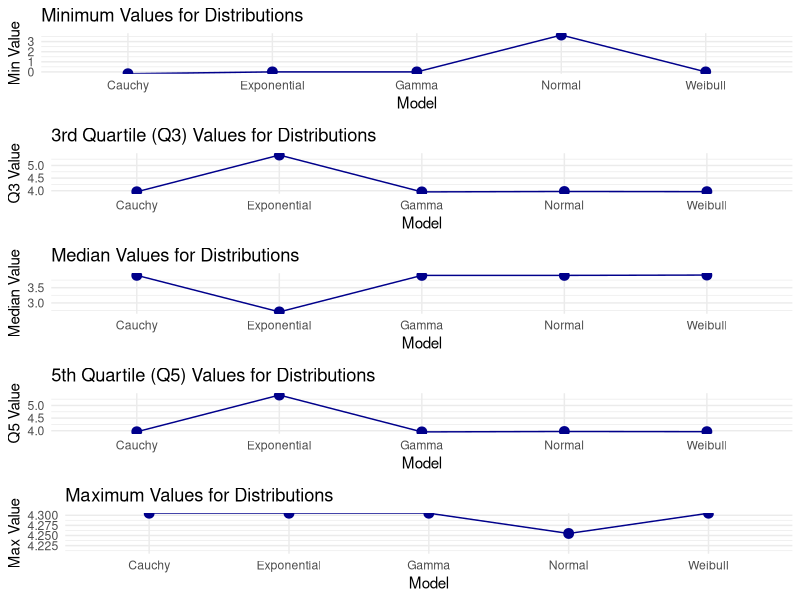

The R script that drew this image:
# Load necessary libraries
library(ggplot2)
library(readxl)  # Load the readxl package to use read_excel()
library(dplyr)  # For data manipulation
library(gridExtra)  # For arranging plots
library(fitdistrplus)  # For fitting distributions

# Read the Excel file
data <- read_excel("Dataset.xlsx")

# Create the dataframe with the specified columns
df <- data.frame(
  Discharge_Time = data[[2]],
  Decrement_3.6_3.4V = data[[3]],
  Max_Voltage_Dischar = data[[4]],
  Min_Voltage_Charg = data[[5]],
  Time_at_4.15V = data[[6]],
  Time_constant_current = data[[7]],
  Charging_time = data[[8]] * 10  # Reduce charging time by a factor of 10
)

# Filter the dataframe to include only rows where Max Voltage Discharge is >= 3.5V
df_filtered <- df %>% filter(Max_Voltage_Dischar >= 3.5)

# Fit distributions
fit_normal <- fitdistr(df_filtered$Max_Voltage_Dischar, "normal")
fit_cauchy <- fitdistr(df_filtered$Max_Voltage_Dischar, "cauchy")
fit_exponential <- fitdistr(df_filtered$Max_Voltage_Dischar, "exponential")
fit_gamma <- fitdist(df_filtered$Max_Voltage_Dischar, "gamma")
fit_weibull <- fitdist(df_filtered$Max_Voltage_Dischar, "weibull")

# Function to calculate summary statistics
calculate_summary_stats <- function(model, model_name) {
  if (model_name == "Normal") {
    quantiles <- quantile(df_filtered$Max_Voltage_Dischar, probs = c(0, 0.25, 0.5, 0.75, 1))
  } else if (model_name == "Cauchy") {
    quantiles <- qcauchy(c(0, 0.25, 0.5, 0.75, 1), location = model$estimate[1], scale = model$estimate[2])
  } else if (model_name == "Exponential") {
    quantiles <- qexp(c(0, 0.25, 0.5, 0.75, 1), rate = 1/mean(df_filtered$Max_Voltage_Dischar))
  } else if (model_name == "Gamma") {
    quantiles <- qgamma(c(0, 0.25, 0.5, 0.75, 1), shape = model$estimate[1], rate = model$estimate[2])
  } else if (model_name == "Weibull") {
    quantiles <- qweibull(c(0, 0.25, 0.5, 0.75, 1), shape = model$estimate[1], scale = model$estimate[2])
  }
  
  return(quantiles)
}

# Calculate summary statistics for Distributions
summary_normal <- calculate_summary_stats(fit_normal, "Normal")
summary_cauchy <- calculate_summary_stats(fit_cauchy, "Cauchy")
summary_exponential <- calculate_summary_stats(fit_exponential, "Exponential")
summary_gamma <- calculate_summary_stats(fit_gamma, "Gamma")
summary_weibull <- calculate_summary_stats(fit_weibull, "Weibull")

# Combine summaries into a data frame
summary_df <- data.frame(
  Model = rep(c("Normal", "Cauchy", "Exponential", "Gamma", "Weibull"), each = 5),
  Statistic = rep(c("Min", "Q1", "Median", "Q3", "Max"), times = 5),
  Value = c(summary_normal, summary_cauchy, summary_exponential, summary_gamma, summary_weibull)
)

# Create separate plots for each statistic
plot_min <- ggplot(subset(summary_df, Statistic == "Min"), aes(x = Model, y = Value)) +
  geom_point(size = 3, color = "darkblue") +
  geom_line(aes(group = 1), color = "darkblue") +
  labs(title = "Minimum Values for Distributions", y = "Min Value", x = "Model") +
  theme_minimal()

plot_q3 <- ggplot(subset(summary_df, Statistic == "Q3"), aes(x = Model, y = Value)) +
  geom_point(size = 3, color = "darkblue") +
  geom_line(aes(group = 1), color = "darkblue") +
  labs(title = "3rd Quartile (Q3) Values for Distributions", y = "Q3 Value", x = "Model") +
  theme_minimal()

plot_median <- ggplot(subset(summary_df, Statistic == "Median"), aes(x = Model, y = Value)) +
  geom_point(size = 3, color = "darkblue") +
  geom_line(aes(group = 1), color = "darkblue") +
  labs(title = "Median Values for Distributions", y = "Median Value", x = "Model") +
  theme_minimal()

plot_q5 <- ggplot(subset(summary_df, Statistic == "Q3"), aes(x = Model, y = Value)) +
  geom_point(size = 3, color = "darkblue") +
  geom_line(aes(group = 1), color = "darkblue") +
  labs(title = "5th Quartile (Q5) Values for Distributions", y = "Q5 Value", x = "Model") +
  theme_minimal()

plot_max <- ggplot(subset(summary_df, Statistic == "Max"), aes(x = Model, y = Value)) +
  geom_point(size = 3, color = "darkblue") +
  geom_line(aes(group = 1), color = "darkblue") +
  labs(title = "Maximum Values for Distributions", y = "Max Value", x = "Model") +
  theme_minimal()

# Arrange the plots in a grid with 5 rows
grid.arrange(plot_min, plot_q3, plot_median, plot_q5, plot_max, nrow = 5)
